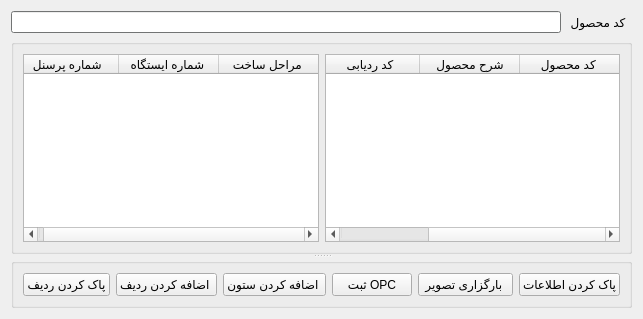
      <widget class="QWidget" name="Manage_Opc_Product">
       <attribute name="title">
        <string>Tab 2</string>
       </attribute>
       <layout class="QGridLayout" name="gridLayout_4">
        <item row="0" column="1">
         <widget class="QLabel" name="label_4">
          <property name="autoFillBackground">
           <bool>true</bool>
          </property>
          <property name="text">
           <string>  کد محصول </string>
          </property>
         </widget>
        </item>
        <item row="0" column="0">
         <widget class="QLineEdit" name="lineEdit_2">
          <property name="palette">
           <palette>
            <active>
             <colorrole role="WindowText">
              <brush brushstyle="SolidPattern">
               <color alpha="255">
                <red>0</red>
                <green>0</green>
                <blue>0</blue>
               </color>
              </brush>
             </colorrole>
             <colorrole role="Button">
              <brush brushstyle="SolidPattern">
               <color alpha="255">
                <red>160</red>
                <green>162</green>
                <blue>163</blue>
               </color>
              </brush>
             </colorrole>
             <colorrole role="Light">
              <brush brushstyle="SolidPattern">
               <color alpha="255">
                <red>240</red>
                <green>243</green>
                <blue>245</blue>
               </color>
              </brush>
             </colorrole>
             <colorrole role="Midlight">
              <brush brushstyle="SolidPattern">
               <color alpha="255">
                <red>200</red>
                <green>202</green>
                <blue>204</blue>
               </color>
              </brush>
             </colorrole>
             <colorrole role="Dark">
              <brush brushstyle="SolidPattern">
               <color alpha="255">
                <red>80</red>
                <green>81</green>
                <blue>81</blue>
               </color>
              </brush>
             </colorrole>
             <colorrole role="Mid">
              <brush brushstyle="SolidPattern">
               <color alpha="255">
                <red>107</red>
                <green>108</green>
                <blue>109</blue>
               </color>
              </brush>
             </colorrole>
             <colorrole role="Text">
              <brush brushstyle="SolidPattern">
               <color alpha="255">
                <red>0</red>
                <green>0</green>
                <blue>0</blue>
               </color>
              </brush>
             </colorrole>
             <colorrole role="BrightText">
              <brush brushstyle="SolidPattern">
               <color alpha="255">
                <red>255</red>
                <green>255</green>
                <blue>255</blue>
               </color>
              </brush>
             </colorrole>
             <colorrole role="ButtonText">
              <brush brushstyle="SolidPattern">
               <color alpha="255">
                <red>0</red>
                <green>0</green>
                <blue>0</blue>
               </color>
              </brush>
             </colorrole>
             <colorrole role="Base">
              <brush brushstyle="SolidPattern">
               <color alpha="255">
                <red>255</red>
                <green>255</green>
                <blue>255</blue>
               </color>
              </brush>
             </colorrole>
             <colorrole role="Window">
              <brush brushstyle="SolidPattern">
               <color alpha="255">
                <red>160</red>
                <green>162</green>
                <blue>163</blue>
               </color>
              </brush>
             </colorrole>
             <colorrole role="Shadow">
              <brush brushstyle="SolidPattern">
               <color alpha="255">
                <red>0</red>
                <green>0</green>
                <blue>0</blue>
               </color>
              </brush>
             </colorrole>
             <colorrole role="AlternateBase">
              <brush brushstyle="SolidPattern">
               <color alpha="255">
                <red>207</red>
                <green>208</green>
                <blue>209</blue>
               </color>
              </brush>
             </colorrole>
             <colorrole role="ToolTipBase">
              <brush brushstyle="SolidPattern">
               <color alpha="255">
                <red>255</red>
                <green>255</green>
                <blue>220</blue>
               </color>
              </brush>
             </colorrole>
             <colorrole role="ToolTipText">
              <brush brushstyle="SolidPattern">
               <color alpha="255">
                <red>0</red>
                <green>0</green>
                <blue>0</blue>
               </color>
              </brush>
             </colorrole>
            </active>
            <inactive>
             <colorrole role="WindowText">
              <brush brushstyle="SolidPattern">
               <color alpha="255">
                <red>0</red>
                <green>0</green>
                <blue>0</blue>
               </color>
              </brush>
             </colorrole>
             <colorrole role="Button">
              <brush brushstyle="SolidPattern">
               <color alpha="255">
                <red>160</red>
                <green>162</green>
                <blue>163</blue>
               </color>
              </brush>
             </colorrole>
             <colorrole role="Light">
              <brush brushstyle="SolidPattern">
               <color alpha="255">
                <red>240</red>
                <green>243</green>
                <blue>245</blue>
               </color>
              </brush>
             </colorrole>
             <colorrole role="Midlight">
              <brush brushstyle="SolidPattern">
               <color alpha="255">
                <red>200</red>
                <green>202</green>
                <blue>204</blue>
               </color>
              </brush>
             </colorrole>
             <colorrole role="Dark">
              <brush brushstyle="SolidPattern">
               <color alpha="255">
                <red>80</red>
                <green>81</green>
                <blue>81</blue>
               </color>
              </brush>
             </colorrole>
             <colorrole role="Mid">
              <brush brushstyle="SolidPattern">
               <color alpha="255">
                <red>107</red>
                <green>108</green>
                <blue>109</blue>
               </color>
              </brush>
             </colorrole>
             <colorrole role="Text">
              <brush brushstyle="SolidPattern">
               <color alpha="255">
                <red>0</red>
                <green>0</green>
                <blue>0</blue>
               </color>
              </brush>
             </colorrole>
             <colorrole role="BrightText">
              <brush brushstyle="SolidPattern">
               <color alpha="255">
                <red>255</red>
                <green>255</green>
                <blue>255</blue>
               </color>
              </brush>
             </colorrole>
             <colorrole role="ButtonText">
              <brush brushstyle="SolidPattern">
               <color alpha="255">
                <red>0</red>
                <green>0</green>
                <blue>0</blue>
               </color>
              </brush>
             </colorrole>
             <colorrole role="Base">
              <brush brushstyle="SolidPattern">
               <color alpha="255">
                <red>255</red>
                <green>255</green>
                <blue>255</blue>
               </color>
              </brush>
             </colorrole>
             <colorrole role="Window">
              <brush brushstyle="SolidPattern">
               <color alpha="255">
                <red>160</red>
                <green>162</green>
                <blue>163</blue>
               </color>
              </brush>
             </colorrole>
             <colorrole role="Shadow">
              <brush brushstyle="SolidPattern">
               <color alpha="255">
                <red>0</red>
                <green>0</green>
                <blue>0</blue>
               </color>
              </brush>
             </colorrole>
             <colorrole role="AlternateBase">
              <brush brushstyle="SolidPattern">
               <color alpha="255">
                <red>207</red>
                <green>208</green>
                <blue>209</blue>
               </color>
              </brush>
             </colorrole>
             <colorrole role="ToolTipBase">
              <brush brushstyle="SolidPattern">
               <color alpha="255">
                <red>255</red>
                <green>255</green>
                <blue>220</blue>
               </color>
              </brush>
             </colorrole>
             <colorrole role="ToolTipText">
              <brush brushstyle="SolidPattern">
               <color alpha="255">
                <red>0</red>
                <green>0</green>
                <blue>0</blue>
               </color>
              </brush>
             </colorrole>
            </inactive>
            <disabled>
             <colorrole role="WindowText">
              <brush brushstyle="SolidPattern">
               <color alpha="255">
                <red>80</red>
                <green>81</green>
                <blue>81</blue>
               </color>
              </brush>
             </colorrole>
             <colorrole role="Button">
              <brush brushstyle="SolidPattern">
               <color alpha="255">
                <red>160</red>
                <green>162</green>
                <blue>163</blue>
               </color>
              </brush>
             </colorrole>
             <colorrole role="Light">
              <brush brushstyle="SolidPattern">
               <color alpha="255">
                <red>240</red>
                <green>243</green>
                <blue>245</blue>
               </color>
              </brush>
             </colorrole>
             <colorrole role="Midlight">
              <brush brushstyle="SolidPattern">
               <color alpha="255">
                <red>200</red>
                <green>202</green>
                <blue>204</blue>
               </color>
              </brush>
             </colorrole>
             <colorrole role="Dark">
              <brush brushstyle="SolidPattern">
               <color alpha="255">
                <red>80</red>
                <green>81</green>
                <blue>81</blue>
               </color>
              </brush>
             </colorrole>
             <colorrole role="Mid">
              <brush brushstyle="SolidPattern">
               <color alpha="255">
                <red>107</red>
                <green>108</green>
                <blue>109</blue>
               </color>
              </brush>
             </colorrole>
             <colorrole role="Text">
              <brush brushstyle="SolidPattern">
               <color alpha="255">
                <red>80</red>
                <green>81</green>
                <blue>81</blue>
               </color>
              </brush>
             </colorrole>
             <colorrole role="BrightText">
              <brush brushstyle="SolidPattern">
               <color alpha="255">
                <red>255</red>
                <green>255</green>
                <blue>255</blue>
               </color>
              </brush>
             </colorrole>
             <colorrole role="ButtonText">
              <brush brushstyle="SolidPattern">
               <color alpha="255">
                <red>80</red>
                <green>81</green>
                <blue>81</blue>
               </color>
              </brush>
             </colorrole>
             <colorrole role="Base">
              <brush brushstyle="SolidPattern">
               <color alpha="255">
                <red>160</red>
                <green>162</green>
                <blue>163</blue>
               </color>
              </brush>
             </colorrole>
             <colorrole role="Window">
              <brush brushstyle="SolidPattern">
               <color alpha="255">
                <red>160</red>
                <green>162</green>
                <blue>163</blue>
               </color>
              </brush>
             </colorrole>
             <colorrole role="Shadow">
              <brush brushstyle="SolidPattern">
               <color alpha="255">
                <red>0</red>
                <green>0</green>
                <blue>0</blue>
               </color>
              </brush>
             </colorrole>
             <colorrole role="AlternateBase">
              <brush brushstyle="SolidPattern">
               <color alpha="255">
                <red>160</red>
                <green>162</green>
                <blue>163</blue>
               </color>
              </brush>
             </colorrole>
             <colorrole role="ToolTipBase">
              <brush brushstyle="SolidPattern">
               <color alpha="255">
                <red>255</red>
                <green>255</green>
                <blue>220</blue>
               </color>
              </brush>
             </colorrole>
             <colorrole role="ToolTipText">
              <brush brushstyle="SolidPattern">
               <color alpha="255">
                <red>0</red>
                <green>0</green>
                <blue>0</blue>
               </color>
              </brush>
             </colorrole>
            </disabled>
           </palette>
          </property>
         </widget>
        </item>
        <item row="1" column="0" colspan="2">
         <widget class="QSplitter" name="splitter_3">
          <property name="orientation">
           <enum>Qt::Vertical</enum>
          </property>
          <widget class="QGroupBox" name="groupBox_4">
           <property name="autoFillBackground">
            <bool>true</bool>
           </property>
           <property name="title">
            <string/>
           </property>
           <layout class="QGridLayout" name="gridLayout_6">
            <item row="0" column="0">
             <widget class="QTableWidget" name="tableWidget_3">
              <property name="maximumSize">
               <size>
                <width>500</width>
                <height>16777215</height>
               </size>
              </property>
              <property name="layoutDirection">
               <enum>Qt::RightToLeft</enum>
              </property>
              <property name="autoFillBackground">
               <bool>true</bool>
              </property>
              <property name="dragEnabled">
               <bool>true</bool>
              </property>
              <property name="dragDropMode">
               <enum>QAbstractItemView::DragDrop</enum>
              </property>
              <property name="defaultDropAction">
               <enum>Qt::MoveAction</enum>
              </property>
              <property name="alternatingRowColors">
               <bool>true</bool>
              </property>
              <property name="verticalScrollMode">
               <enum>QAbstractItemView::ScrollPerPixel</enum>
              </property>
              <property name="horizontalScrollMode">
               <enum>QAbstractItemView::ScrollPerPixel</enum>
              </property>
              <attribute name="horizontalHeaderCascadingSectionResizes">
               <bool>false</bool>
              </attribute>
              <attribute name="horizontalHeaderShowSortIndicator" stdset="0">
               <bool>false</bool>
              </attribute>
              <attribute name="horizontalHeaderStretchLastSection">
               <bool>false</bool>
              </attribute>
              <attribute name="verticalHeaderCascadingSectionResizes">
               <bool>false</bool>
              </attribute>
              <attribute name="verticalHeaderShowSortIndicator" stdset="0">
               <bool>false</bool>
              </attribute>
              <attribute name="verticalHeaderStretchLastSection">
               <bool>false</bool>
              </attribute>
              <column>
               <property name="text">
                <string>مراحل ساخت </string>
               </property>
              </column>
              <column>
               <property name="text">
                <string>شماره ایستگاه </string>
               </property>
              </column>
              <column>
               <property name="text">
                <string>شماره پرسنل </string>
               </property>
              </column>
             </widget>
            </item>
            <item row="0" column="1">
             <widget class="QTableWidget" name="tableWidget_4">
              <property name="layoutDirection">
               <enum>Qt::RightToLeft</enum>
              </property>
              <property name="autoFillBackground">
               <bool>true</bool>
              </property>
              <property name="textElideMode">
               <enum>Qt::ElideLeft</enum>
              </property>
              <column>
               <property name="text">
                <string>کد محصول </string>
               </property>
              </column>
              <column>
               <property name="text">
                <string>شرح محصول</string>
               </property>
              </column>
              <column>
               <property name="text">
                <string>کد ردیابی</string>
               </property>
              </column>
             </widget>
            </item>
           </layout>
          </widget>
          <widget class="QGroupBox" name="groupBox_3">
           <property name="maximumSize">
            <size>
             <width>16777215</width>
             <height>100</height>
            </size>
           </property>
           <property name="autoFillBackground">
            <bool>true</bool>
           </property>
           <property name="title">
            <string/>
           </property>
           <layout class="QHBoxLayout" name="horizontalLayout">
            <item>
             <widget class="QPushButton" name="pushButton_row_delete">
              <property name="maximumSize">
               <size>
                <width>16777215</width>
                <height>80</height>
               </size>
              </property>
              <property name="autoFillBackground">
               <bool>true</bool>
              </property>
              <property name="text">
               <string>پاک کردن ردیف</string>
              </property>
             </widget>
            </item>
            <item>
             <widget class="QPushButton" name="pushButton_add_row">
              <property name="maximumSize">
               <size>
                <width>16777215</width>
                <height>80</height>
               </size>
              </property>
              <property name="autoFillBackground">
               <bool>true</bool>
              </property>
              <property name="text">
               <string>اضافه کردن ردیف </string>
              </property>
             </widget>
            </item>
            <item>
             <widget class="QPushButton" name="pushButton_add_column">
              <property name="maximumSize">
               <size>
                <width>16777215</width>
                <height>80</height>
               </size>
              </property>
              <property name="autoFillBackground">
               <bool>true</bool>
              </property>
              <property name="text">
               <string>اضافه کردن ستون </string>
              </property>
             </widget>
            </item>
            <item>
             <widget class="QPushButton" name="pushButton_Save_opc">
              <property name="maximumSize">
               <size>
                <width>16777215</width>
                <height>80</height>
               </size>
              </property>
              <property name="autoFillBackground">
               <bool>true</bool>
              </property>
              <property name="text">
               <string>ثبت OPC</string>
              </property>
             </widget>
            </item>
            <item>
             <widget class="QToolButton" name="toolButton_getData_FromSepidar">
              <property name="maximumSize">
               <size>
                <width>16777215</width>
                <height>80</height>
               </size>
              </property>
              <property name="autoFillBackground">
               <bool>true</bool>
              </property>
              <property name="text">
               <string>بارگزاری تصویر </string>
              </property>
             </widget>
            </item>
            <item>
             <widget class="QPushButton" name="pushButton_delete_rows">
              <property name="maximumSize">
               <size>
                <width>16777215</width>
                <height>80</height>
               </size>
              </property>
              <property name="autoFillBackground">
               <bool>true</bool>
              </property>
              <property name="text">
               <string>پاک کردن اطلاعات</string>
              </property>
             </widget>
            </item>
           </layout>
          </widget>
         </widget>
        </item>
       </layout>
      </widget>
